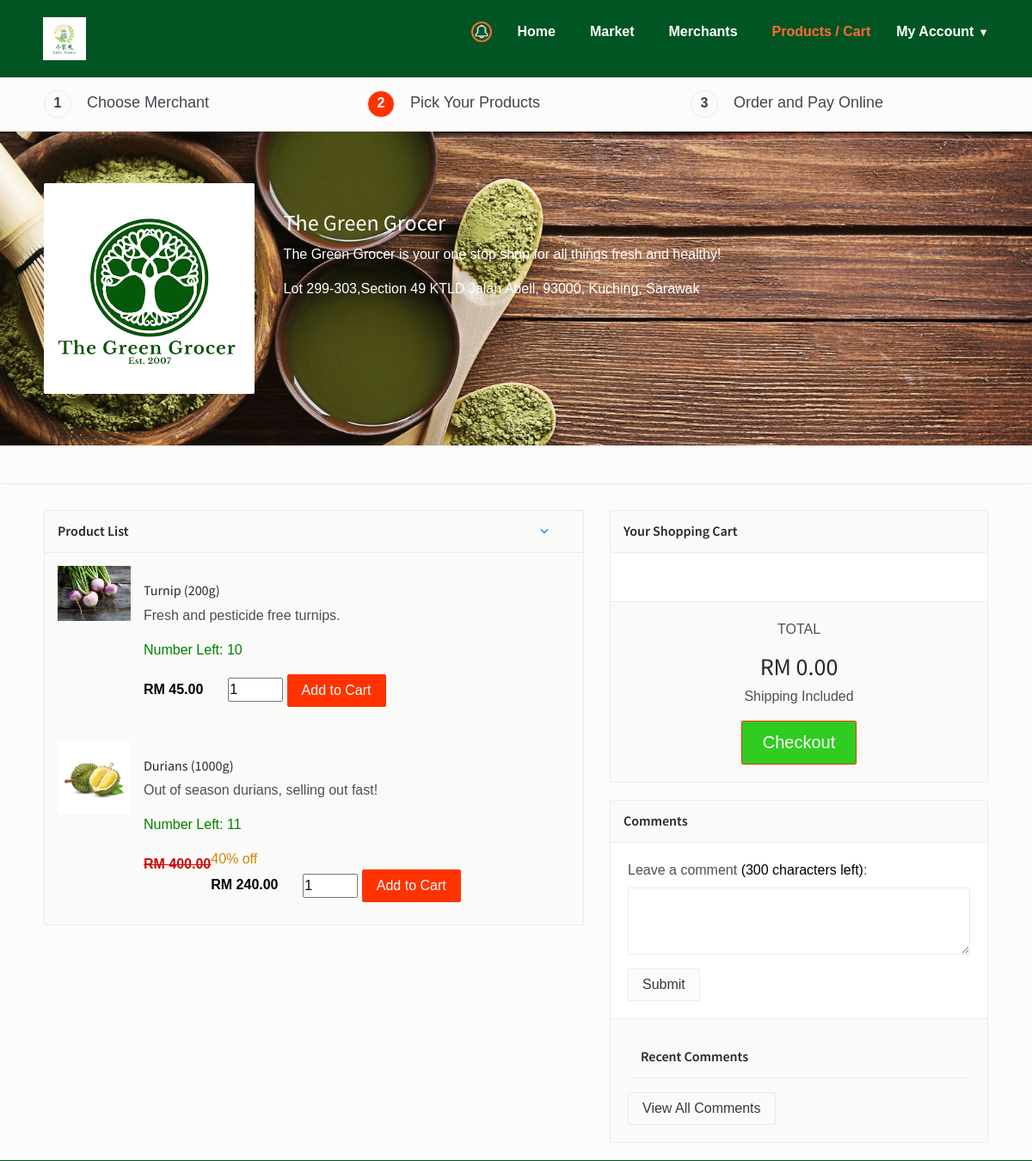
The app's page /products.php?res_id=52 (signed in, upper part), older data.
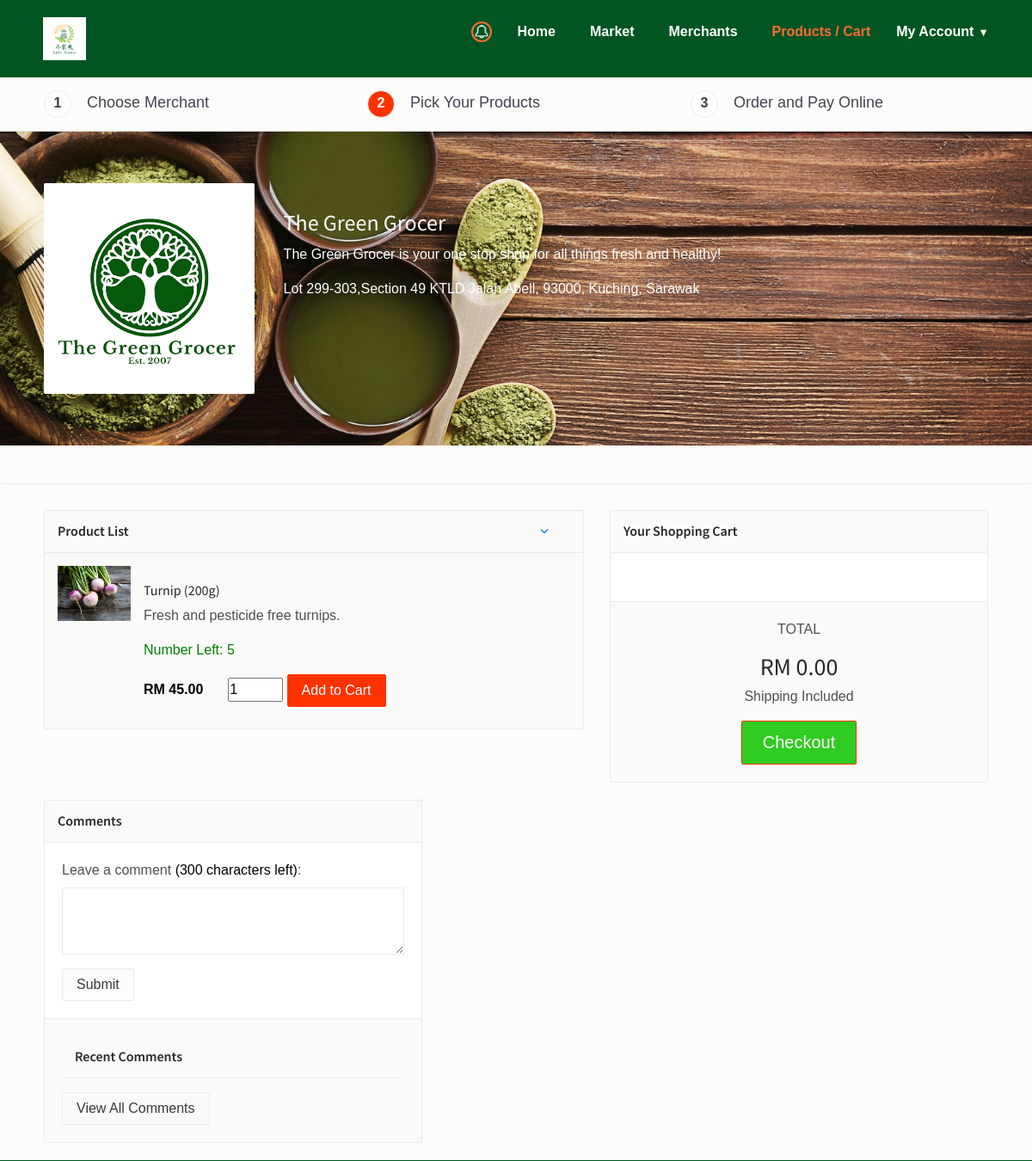
The same page, newer data.
### tables this page shows
CREATE TABLE `product` (
  `product_id` int(11) NOT NULL,
  `productCode` varchar(30) NOT NULL,
  `product_name` varchar(255) NOT NULL,
  `product_image` text NOT NULL,
  `descr` varchar(500) NOT NULL,
  `categories_id` int(11) NOT NULL,
  `quantity` float NOT NULL,
  `owner` text NOT NULL,
  `product_date` text NOT NULL,
  `lowStock` int(5) NOT NULL,
  `status` int(11) NOT NULL DEFAULT 0
);

CREATE TABLE `tblprice` (
  `priceNo` int(10) NOT NULL,
  `productID` varchar(30) NOT NULL,
  `proQuant` int(11) NOT NULL,
  `proWeight` int(20) NOT NULL,
  `proPrice` float NOT NULL,
  `proDisc` int(11) NOT NULL DEFAULT 0
);

### products.php (the view, shortened to what the changed rows need)
<!DOCTYPE html>
<html lang="en">
<head>
    <link href="css/bootstrap.min.css" rel="stylesheet">
    <link href="css/font-awesome.min.css" rel="stylesheet">
    <link href="css/animsition.min.css" rel="stylesheet">
    <link href="css/animate.css" rel="stylesheet">
    <link href="css/style.css" rel="stylesheet">
</head>
<body class="home">
    <?php
    include("includes/header.php");
    ?>
     <div class="page-wrapper" >
        <div class="container m-t-30">
            <div class="row">
                <div class="col-xs-12 col-sm-6 col-md-6 col-lg-7">
                    <div class="menu-widget" id="2">
                        <div class="collapse in" id="popular2">
                        <?php
                            $stmt = $db->prepare("SELECT product_id from product WHERE owner = ? AND status = 1");
                            $stmt->bind_param("i", $_GET['res_id']);
                            $stmt->execute();
                            $products = $stmt->get_result();
                            if (!empty($products))
                            {
                                foreach($products as $product)
                                {
                                    $stmt = $db->prepare("SELECT * from product JOIN tblprice ON product.product_id = tblprice.productID
                                                          WHERE tblprice.productID = ? AND tblprice.proQuant > 0");
                                    $stmt->bind_param("i", $product['product_id']);
                                    $stmt->execute();
                                    $item = $stmt->get_result();
                                    if ($item->num_rows == 1)
                                    {
                                        $item = $item->fetch_assoc();
                                        $stmt = $db->prepare("SELECT price FROM custom_prices WHERE price_id = ? AND user_id = ?");
                                        $stmt->bind_param("ii", $item['priceNo'], $_SESSION['user_id']);
                                        $stmt->execute();
                                        $custom = $stmt->get_result();
                                        $item['price'] = $custom->fetch_assoc()['price'];
                        ?>
                            <div class="food-item">
                                <div class="row">
                                    <div class="col-xs-12 col-sm-12 col-lg-12" style="display: flex;">
                                        <div class="rest-logo pull-left">
                                            <a class="restaurant-logo pull-left" href="#"><?php echo '<img src="'.$item['product_image'].'" alt="Product logo">'; ?></a>
                                        </div>
                                        <div class="col-xs-12 col-sm-12 col-lg-12 pull-right item-cart-info product" data-price-id="<?php echo $item['priceNo']; ?>" data-product-owner="<?php echo $item['owner']; ?>">
                                            <h6><?php echo $item['product_name']." (". $item['proWeight']."g)"; ?></h6>
                                            <p><?php echo $item['descr'];  ?></p>
                                            <p style="color: green;">Number Left: <?php echo (int)$item['proQuant']; ?></p>
                                            <?php
                                            $customPrice = number_format($item['price'], 2, '.', '');
                                            $discount = number_format($item['proDisc']/100, 2, '.', '');
                                            $price = number_format($item['proPrice'], 2, '.', '');
                                            if ($customPrice != 0) {
                                            echo '            <span class="price pull-left">RM '.$customPrice.'</span>';
                                            }
                                            else if ($discount == 0) {
                                            echo '            <span class="price pull-left">RM '.$price.'</span>';
                                            }
                                            else {
                                            echo '            <p class="price pull-left discount-cross">RM '.$price.'</p>
                                                              <div class="discount-value"">'. $discount*100 .'% off</div>
                                                              <span class="price pull-left">RM '.number_format($price*(1-$discount), 2, '.', '').'</span>';
                                            }
                                            ?>
                                            <input type="number" name="quantity" style="margin-left: 1.8rem; margin-bottom: 1rem; max-width: 4rem;" value="1" min="1"/>
                                            <button class="btn theme-btn addsToCart">Add to Cart</button>
                                        </div>
                                    </div>
                                </div>
                            </div>
                            <?php
                                    }
                                }
                            }
                            ?>
                        </div>
                    </div>
                </div>
            </div>
        </div>
</body>
</html>

Row changes from the older to the newer data that the page shows:
no longer on this page (row unchanged): product: product_image (picture), product_name "Durians", tblprice.proWeight "1000", descr "Out of season durians, selling out fast!", tblprice.proQuant "11", tblprice.proPrice "400.00", tblprice.proDisc "40", tblprice.proPrice+proDisc "240.00"
changed through a linked row, product "Turnip": tblprice.proQuant "10" → "5"
